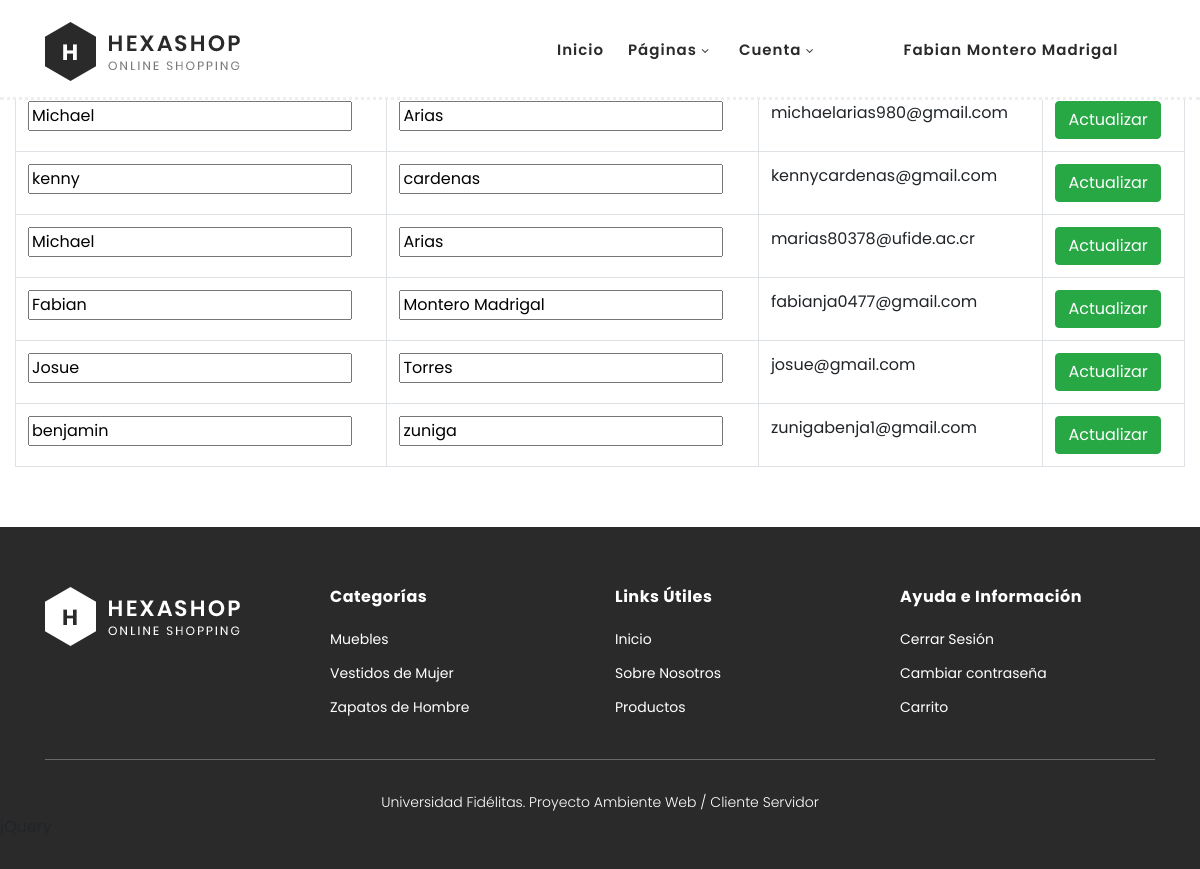
Page /Views/Gestionar_usuarios.php (signed in) on the committed database.
### tables this page shows
CREATE TABLE `clientes` (
  `id` int(11) NOT NULL,
  `nombre` varchar(255) NOT NULL,
  `apellido` varchar(255) NOT NULL,
  `correo` varchar(255) NOT NULL,
  `direccion` varchar(255) NOT NULL,
  `ciudad` varchar(255) NOT NULL,
  `pais` varchar(255) NOT NULL,
  `contrasenna` varchar(255) NOT NULL,
  `activo` bit(1) NOT NULL,
  `contrasenna_temporal` bit(1) DEFAULT NULL,
  `clientescol` varchar(45) DEFAULT NULL,
  `IdRoles` int(11) NOT NULL
);

### Models/usuarioModel.php (called while the page is built, shortened)
<?php
    function cargarUsuarios()
    {
        $enlace = OpenBD();
        $sentencia = "CALL cargarUsuarios()";
        $respuesta = $enlace -> query($sentencia);
        return $respuesta;
    }
?>

### Views/layout.php (the view, shortened to what this page needs)
<?php
function ConsultarUsuarios()
{
    $respuesta = cargarUsuarios();
    if ($respuesta->num_rows > 0) {
        while ($fila = mysqli_fetch_array($respuesta)) {
            echo    '
            <tr>
                <form id="form_' . $fila["id"] . '" method="post">
                    <td><input type="text" name="nombre_' . $fila["id"] . '" value="' . $fila["nombre"] . '"></td>
                    <td><input type="text" name="apellido_' . $fila["id"] . '" value="' . $fila["apellido"] . '"></td>
                    <td>' . $fila["correo"] . '</td>
                    <td>
                        <input type="hidden" name="id_" value="' . $fila["id"] . '">
                        <button type="submit" name="btnUpdateUser_' . $fila["id"] . '" class="btn btn-success">Actualizar</button>
                    </td>
                </form>
            </tr>';
        }
    }
}
function mostrarHeader()
{
    if ($_SESSION["RolUsuario"] == 0) {
        echo '
        <header class="header-area header-sticky">
            <div class="container">
                <div class="row">
                    <div class="col-12">
                        <nav class="main-nav">
                            <a href="home.php" class="logo">
                                <img src="assets/images/logo.png">
                            </a>
                            <ul class="nav">
                                <li class="scroll-to-section"><a href="home.php">Inicio</a></li>
                                <li class="submenu">
                                    <a href="javascript:;">Páginas</a>
                                </li>
                                <li class="submenu">
                                    <a href="javascript:;">Cuenta</a>
                                </li>
                                ' . ($_SESSION["cantidadCarrito"] > 0 ? '
                                <li style="margin-right: 0px;"><a href="carrito.php"> <i class="fa fa-cart-plus fa-lg"></i> ' . $_SESSION["cantidadCarrito"] . '&nbsp;&nbsp;$' . $_SESSION["totalCarrito"] . '</a></li>' : '') . '
                                <li style="margin-left: 60px; pointer-events: none;"><a href="#">' . $_SESSION["NombreUsuario"] . " " .  $_SESSION["ApellidoUsuario"] . '&nbsp;&nbsp;&nbsp;&nbsp;&nbsp;&nbsp;&nbsp;&nbsp;' . $_SESSION["NombreRolUsuario"] . '</a></li>
                            </ul>
                        </nav>
                    </div>
                </div>
            </div>
            <script src="usuario.js"></script>';
    }
?>
    </header>
<?php
}
?>
<?php
function mostrarFooter()
{
?>
    <footer>
        <div class="container">
            <div class="row">
                <div class="col-lg-3">
                    <div class="first-item">
                        <div class="logo">
                            <img src="assets/images/white-logo.png" alt="hexashop ecommerce templatemo">
                        </div>
                    </div>
                </div>
                <div class="col-lg-3">
                    <h4>Categorías</h4>
                    <ul>
                        <li><a href="#">Muebles</a></li>
                        <li><a href="#">Vestidos de Mujer</a></li>
                        <li><a href="#">Zapatos de Hombre</a></li>
                    </ul>
                </div>
                <div class="col-lg-3">
                    <h4>Links Útiles</h4>
                    <ul>
                        <li><a href="home.php">Inicio</a></li>
                        <li><a href="about.php">Sobre Nosotros</a></li>
                        <li><a href="../Views/products.php?cat_id=150">Productos</a></li>
                    </ul>
                </div>
                <div class="col-lg-3">
                    <h4>Ayuda e Información</h4>
                    <ul>
                        <li><a href="#"onclick="cerrarSesion();">Cerrar Sesión</a></li>
                        <li><a href="#">Cambiar contraseña</a></li>
                        <li><a href="carrito.php">Carrito</a></li>
                    </ul>
                </div>
                <div class="col-lg-12">
                    <div class="under-footer">
                        <p>Universidad Fidélitas. Proyecto Ambiente Web / Cliente Servidor
                    </div>
                </div>
            </div>
        </div>
    </footer>
<?php
}
?>

### Views/Gestionar_usuarios.php (shortened to what this page needs)
<?php
    include_once "layout.php";
?>
<!DOCTYPE html>
<html lang="en">
  <head>
    <link rel="stylesheet" type="text/css" href="assets/css/bootstrap.min.css">
    <link rel="stylesheet" type="text/css" href="assets/css/font-awesome.css">
    <link rel="stylesheet" href="assets/css/templatemo-hexashop.css">
    <link rel="stylesheet" href="assets/css/owl-carousel.css">
    <link rel="stylesheet" href="assets/css/lightbox.css">
    </head>
    <body>
    <?php
        mostrarHeader();
    ?>
    <div class="container-fluid">
    <h2 class="text-primary">Mantenimiento</h2>
        <table class="table table-bordered">
            <tr>
                <th style="text-align:center; width:20%;">Id</th>
                <th style="text-align:center; width:20%;">Descripción</th>
                <th style="text-align:center; width:20%;">Precio</th>
                <th style="text-align:center; width:10%;">Acciones</th>
            </tr>
            <tbody>
                <?php
                ConsultarUsuarios();
                ?>
            </tbody>
        </table>
    </div>
    <?php
    mostrarFooter();
    ?>
  </body>
</html>

### Views/assets/css/templatemo-hexashop.css (style rules this page uses)
html, body, div, span, applet, object, iframe, h1, h2, h3, h4, h5, h6, p, blockquote, div pre, a, abbr, acronym, address, big, cite, code, del, dfn, em, font, img, ins, kbd, q, s, samp, small, strike, strong, sub, sup, tt, var, b, u, i, center, dl, dt, dd, ol, ul, li, figure, header, nav, section, article, aside, footer, figcaption { margin: 0; padding: 0; border: 0; outline: 0; }
ul, li { padding: 0; margin: 0; list-style: none; }
header, nav, section, article, aside, footer, hgroup { display: block; }
* { box-sizing: border-box; }
html, body { font-family: 'Poppins', sans-serif; font-weight: 400; background-color: #fff; font-size: 16px; -ms-text-size-adjust: 100%; -webkit-font-smoothing: antialiased; -moz-osx-font-smoothing: grayscale; }
a { text-decoration: none !important; }
h1, h2, h3, h4, h5, h6 { margin-top: 0px; margin-bottom: 0px; }
ul { margin-bottom: 0px; }
p { font-size: 14px; line-height: 25px; color: #2a2a2a; }
html, body { background: #fff; font-family: 'Poppins', sans-serif; }
.header-area { border-bottom: 3px dotted #eee; box-shadow: none; background-color: #fff; position: absolute; top: 0px; left: 0px; right: 0px; z-index: 100; height: 100px; -webkit-transition: all .5s ease 0s; -moz-transition: all .5s ease 0s; -o-transition: all .5s ease 0s; transition: all .5s ease 0s; }
.header-area .main-nav { min-height: 80px; background: transparent; }
.header-area .main-nav .logo { line-height: 100px; color: #fff; font-size: 28px; font-weight: 700; text-transform: uppercase; letter-spacing: 2px; float: left; -webkit-transition: all 0.3s ease 0s; -moz-transition: all 0.3s ease 0s; -o-transition: all 0.3s ease 0s; transition: all 0.3s ease 0s; }
.header-area .main-nav .nav { float: right; margin-top: 30px; margin-right: 0px; background-color: transparent; -webkit-transition: all 0.3s ease 0s; -moz-transition: all 0.3s ease 0s; -o-transition: all 0.3s ease 0s; transition: all 0.3s ease 0s; position: relative; z-index: 999; }
.header-area .main-nav .nav li { padding-left: 15px; padding-right: 15px; }
.header-area .main-nav .nav li:last-child { padding-right: 0px; }
.header-area .main-nav .nav li a { display: block; font-weight: 600; font-size: 15px; color: #2a2a2a; text-transform: capitalize; -webkit-transition: all 0.3s ease 0s; -moz-transition: all 0.3s ease 0s; -o-transition: all 0.3s ease 0s; transition: all 0.3s ease 0s; height: 40px; line-height: 40px; border: transparent; letter-spacing: 1px; }
.header-area .main-nav .nav li a { color: #2a2a2a; }
.header-area .main-nav .nav li.submenu { position: relative; padding-right: 30px; }
.header-area .main-nav .nav li.submenu:after { font-family: FontAwesome; content: "\f107"; font-size: 12px; color: #2a2a2a; position: absolute; right: 18px; top: 12px; }
.header-area.header-sticky { min-height: 80px; }
.header-area .nav { margin-top: 30px; }
@media (max-width: 1200px) { .header-area .main-nav .nav li { padding-left: 12px; padding-right: 12px; } }
@media (max-width: 1200px) { .header-area .main-nav:before { display: none; } }
@media (min-width: 767px) { .header-area .main-nav .nav { display: flex !important; } }
footer { margin-top: 60px; padding: 60px 0px 30px 0px; background-color: #2a2a2a; }
footer .logo { margin-bottom: 20px; }
footer ul li { display: block; margin-bottom: 10px; }
footer ul li a { font-size: 14px; color: #fff; transition: all .3s; }
footer h4 { letter-spacing: 0.5px; font-size: 16px; color: #fff; font-weight: 700; margin-bottom: 20px; }
footer .under-footer { margin-top: 30px; padding-top: 30px; text-align: center; border-top: 1px solid rgba(250,250,250,0.3); }
footer .under-footer p { color: #fff; font-size: 14px; font-weight: 300; }

### rows in the picture
clientes: nombre "Michael", apellido "Arias", correo "michaelarias980@gmail.com"
clientes: nombre "kenny", apellido "cardenas", correo "kennycardenas@gmail.com"
clientes: nombre "Michael", apellido "Arias", correo "marias80378@ufide.ac.cr"
clientes: nombre "Fabian", apellido "Montero Madrigal", correo "fabianja0477@gmail.com"
clientes: nombre "Josue", apellido "Torres", correo "josue@gmail.com"
clientes: nombre "benjamin", apellido "zuniga", correo "zunigabenja1@gmail.com"

### other values in the picture
$_SESSION["NombreUsuario"] "Fabian"
$_SESSION["ApellidoUsuario"] "Montero Madrigal"
